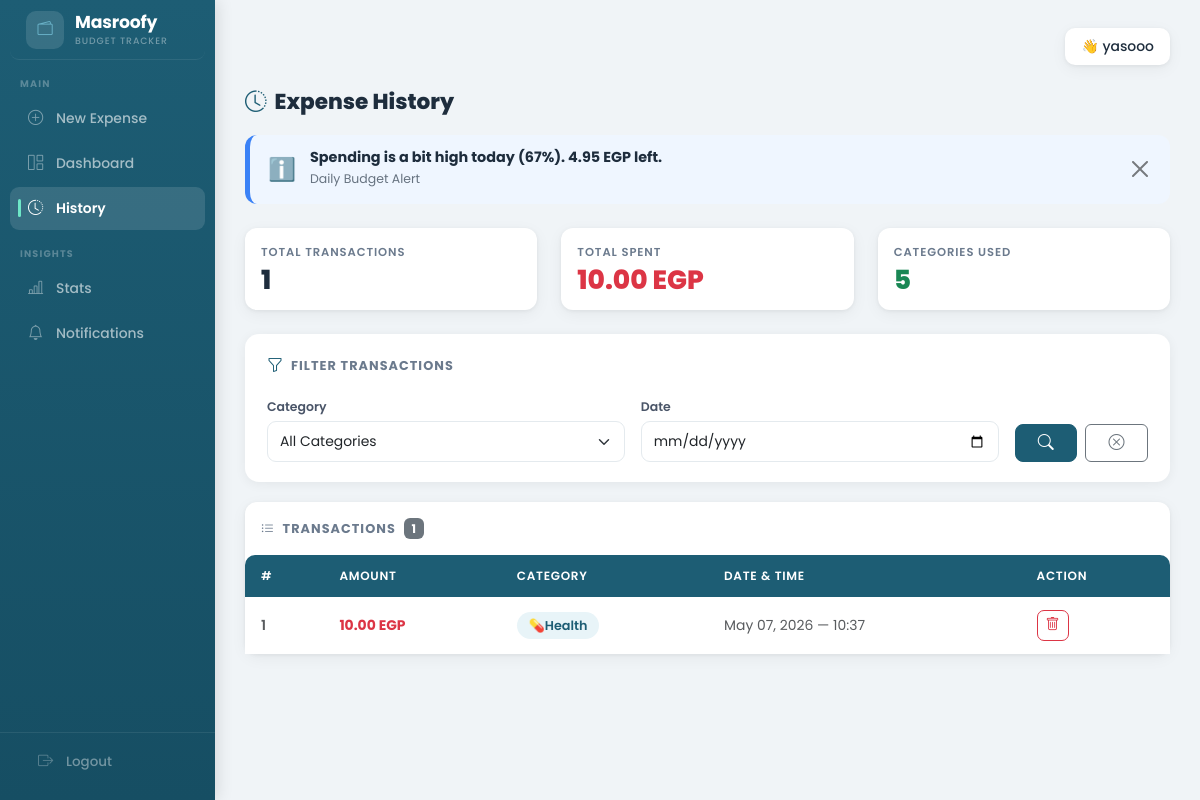
/history/ (signed in), run on an earlier commit of the app's database.
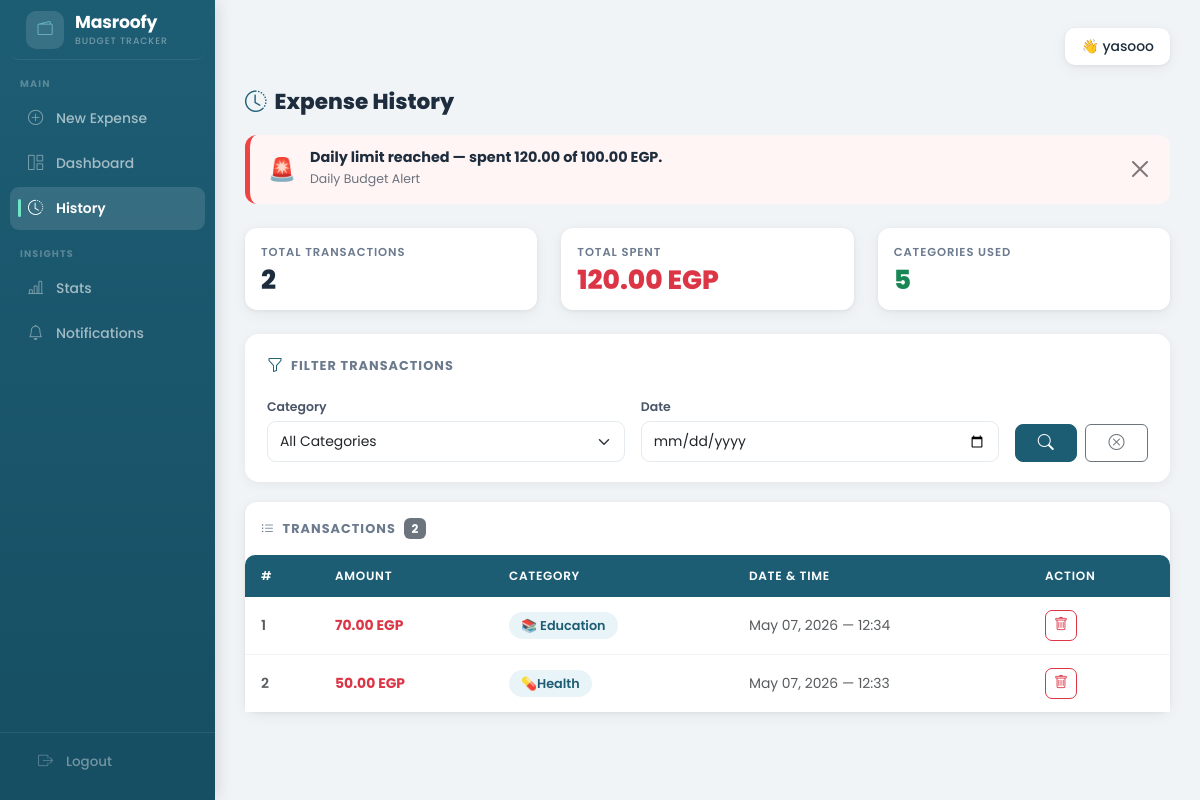
And on a later commit of the database.
### budget/models.py (models this page shows, shortened)
class Transaction(models.Model):
    user = models.ForeignKey(User, on_delete=models.CASCADE)
    objects = TransactionManager()
    amount    = models.FloatField()
    category  = models.ForeignKey(Category, on_delete=models.CASCADE)
    timestamp = models.DateTimeField()
    cycle     = models.ForeignKey(BudgetCycle, on_delete=models.CASCADE)

class Category(models.Model):
    name = models.CharField(max_length=100)
    icon_res_id = models.IntegerField(default=0)

### budget/views.py (the view, shortened to what this page needs)
# urls.py: path('history/',              views.HistoryView.as_view(),      name='history'),
class HistoryView(View):
    def get(self, request):
        cycle = BudgetCycle.objects.filter(user=request.user, is_active=True).first()
        if cycle:
            transactions = Transaction.objects.filter(
                user=request.user,
                cycle=cycle,
                timestamp__date__gte=cycle.start_date,   # ✅ من بداية الـ cycle
                timestamp__date__lte=cycle.end_date,     # ✅ حتى نهاية الـ cycle
            ).select_related("category")
        else:
            transactions = Transaction.objects.none()
        category_id   = request.GET.get("category")
        selected_date = request.GET.get("date")
        if category_id:
            transactions = transactions.filter(category_id=category_id)
        if selected_date:
            transactions = transactions.filter(timestamp__date=selected_date)
        transactions = transactions.order_by("-timestamp")
        total_spent  = transactions.aggregate(total=Sum("amount"))["total"] or 0
        categories = Category.objects.annotate(
            total_spent_cat=Sum(
                "transaction__amount",
                filter=Q(transaction__user=request.user)
            )
        )
        today        = timezone.now().date()
        daily_record = None
        if cycle:
            daily_record, _ = DailyRecord.objects.get_or_create(
                user=request.user, cycle=cycle, date=today,
                defaults={"allocated_limit": cycle.safe_daily_limit, "total_spent": 0.0},
            )
        return render(request, "history.html", {
            "transactions": transactions,
            "categories":   categories,
            "total_spent":  total_spent,
            "cycle":        cycle,
            "daily_alert":  get_daily_alert(daily_record),
            "cycle_alert":  get_cycle_alert(cycle),
        })

### budget/views.py (called while the page is built)
def get_cycle_alert(cycle):
    if not cycle:
        return None
    total = float(cycle.total_allowance)
    spent = float(Transaction.objects.filter(cycle=cycle).aggregate(total=Sum("amount"))["total"] or 0)
    remaining  = total - spent
    percentage = (spent / total * 100) if total > 0 else 0
    if percentage >= 100:
        return {"msg": f"Budget exhausted — spent {spent:.2f} of {total:.2f} EGP.", "type": "danger", "percentage": 100}
    elif percentage >= 80:
        return {"msg": f"Heads up — {percentage:.0f}% used. {remaining:.2f} EGP left.", "type": "warning", "percentage": round(percentage)}
    elif percentage >= 60:
        return {"msg": f"You've used {percentage:.0f}% of your budget. {remaining:.2f} EGP left.", "type": "info", "percentage": round(percentage)}
    return None

### budget/templates/history.html (shortened to what the changed rows need)
{% extends 'base.html' %}
{% block content %}
{% if daily_alert %}
<div class="alert-banner mb-4"
     style="background:{% if daily_alert.type == 'danger' %}#fff5f5{% elif daily_alert.type == 'warning' %}#fffbeb{% else %}#eff6ff{% endif %};
            border-left: 5px solid {% if daily_alert.type == 'danger' %}#ef4444{% elif daily_alert.type == 'warning' %}#f59e0b{% else %}#3b82f6{% endif %};">
    <span style="font-size:1.4rem;">{% if daily_alert.type == 'danger' %}🚨{% elif daily_alert.type == 'warning' %}⚠️{% else %}ℹ️{% endif %}</span>
    <div>
        <h6>{{ daily_alert.msg }}</h6>
        <small>Daily Budget Alert</small>
    </div>
    <button type="button" class="btn-close ms-auto" data-bs-dismiss="alert"></button>
</div>
{% endif %}
<div class="row mb-4">
    <div class="col-md-4">
        <div class="card stat-card p-3">
            <div class="s-label">Total Transactions</div>
            <div class="s-val">{{ transactions|length }}</div>
        </div>
    </div>
    <div class="col-md-4">
        <div class="card stat-card coral p-3">
            <div class="s-label">Total Spent</div>
            <div class="s-val text-danger">{{ total_spent|floatformat:2 }} EGP</div>
        </div>
    </div>
</div>
<div class="card">
    <div class="card-body p-0">
        <div class="d-flex align-items-center p-3 pb-0">
            <span style="font-size:.8rem;font-weight:700;text-transform:uppercase;letter-spacing:.08em;color:#6b7a8d;">
                <i class="bi bi-list-ul me-1"></i> Transactions
            </span>
            <span class="badge bg-secondary ms-2">{{ transactions|length }}</span>
        </div>
        <div class="table-responsive mt-3">
            <table class="table table-hover mb-0">
                <thead>
                    <tr>
                        <th>#</th>
                        <th>Amount</th>
                        <th>Category</th>
                        <th>Date &amp; Time</th>
                        <th>Action</th>
                    </tr>
                </thead>
                <tbody>
                    {% for t in transactions %}
                    <tr>
                        <td class="text-muted fw-semibold">{{ forloop.counter }}</td>
                        <td class="fw-bold text-danger">{{ t.amount|floatformat:2 }} EGP</td>
                        <td><span class="badge-category">{{ t.category.name }}</span></td>
                        <td class="text-muted">{{ t.timestamp|date:"M d, Y — H:i" }}</td>
                        <td>
                            <form method="POST" action="/history/" onsubmit="return confirm('Are you sure you want to delete this transaction?')">
                                <button type="submit" class="btn btn-sm btn-outline-danger" style="border-radius:7px;">
                                    <i class="bi bi-trash"></i>
                                </button>
                            </form>
                        </td>
                    </tr>
                    {% endfor %}
                </tbody>
            </table>
        </div>
    </div>
</div>
{% endblock %}

What changed in the data, as far as the page shows it:
removed Transaction: amount "10.00", category.name "💊Health", timestamp "May 07, 2026 — 10:37"
added Transaction: amount "70.00", category.name "📚 Education", timestamp "May 07, 2026 — 12:34"
added Transaction: amount "50.00", category.name "💊Health", timestamp "May 07, 2026 — 12:33"
Also different on the page:
{{ daily_alert.msg }}: "Spending is a bit high today (67%). 4.95 EGP left." → "Daily limit reached — spent 120.00 of 100.00 EGP."
{{ transactions|length }}: "1" → "2"
{{ total_spent|floatformat:2 }}: "10.00" → "120.00"
text no longer shown: "ℹ️"
